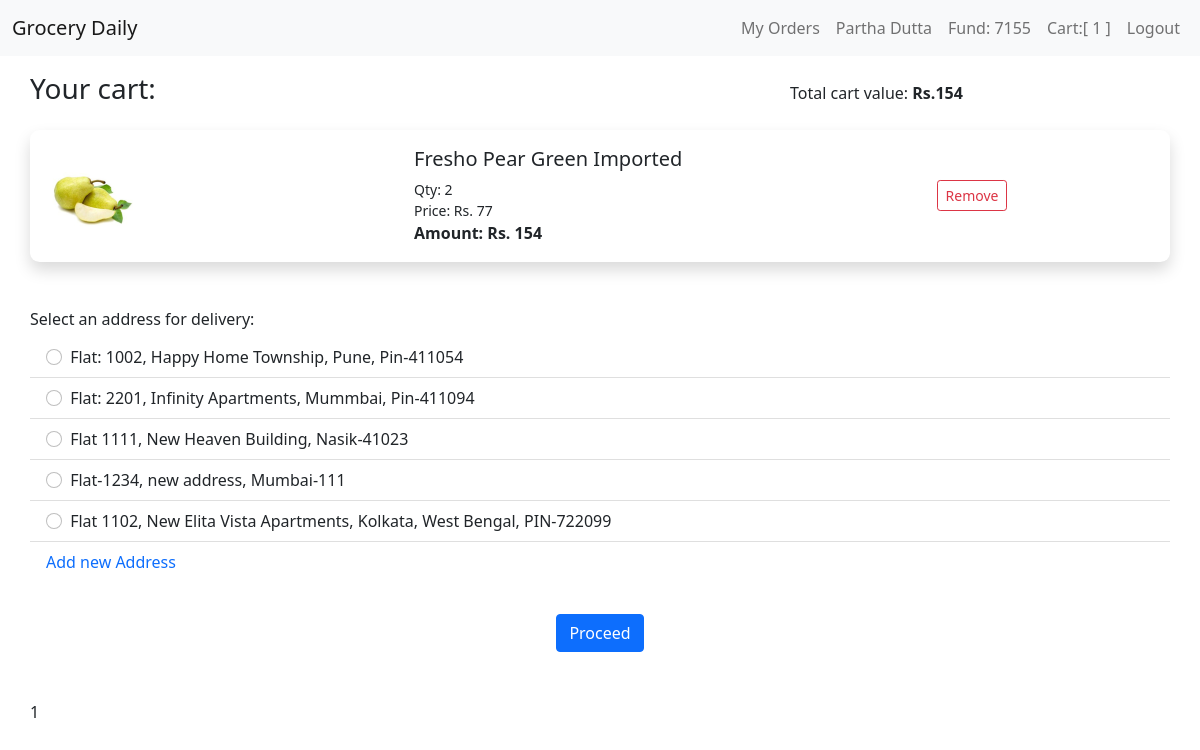
Page /cart (signed in) on the committed database.
### tables this page shows
CREATE TABLE users (user_id INTEGER PRIMARY KEY AUTOINCREMENT NOT NULL, name TEXT NOT NULL, email TEXT NOT NULL, phone INTEGER NOT NULL, hash TEXT NOT NULL, cash NUMERIC DEFAULT 0.00);

CREATE TABLE products (product_id INTEGER PRIMARY KEY AUTOINCREMENT NOT NULL, category TEXT NOT NULL, product_name TEXT NOT NULL, desc TEXT NOT NULL, image TEXT, price INTEGER NOT NULL, discount NUMERIC DEFAULT 0.00);

### app.py (the view)
@app.route("/cart", methods=["GET", "POST"])
@login_required
def cart():
    user_id = session["user_id"]
    user_data = db.execute("SELECT * FROM users WHERE user_id = ?;", user_id)
    address = db.execute("SELECT address FROM address WHERE user_id= ?", f'{user_id}')
    address = address[0]['address']
    address = json.loads( address )
    cart = db.execute("SELECT cart_items FROM carts WHERE user_id = ?;", f'{user_id}')
    cart = cart[0]['cart_items']
    cart = json.loads( cart )
    for i in cart:
        prod = db.execute("SELECT * FROM products WHERE product_id = ?;", i["product_id"])
        i["product_name"] = prod[0]["product_name"]
        i["price"] = prod[0]["price"]
        i["image"] = prod[0]["image"]
        i["desc"] = prod[0]["desc"]
        i["amount"] = int(prod[0]["price"]) * int(i["qty"])
    return render_template("cart.html", cart=cart, user_data=user_data, address=address)

### app.py (called while the page is built)
@app.after_request
def after_request(response):
    response.headers["Cache-Control"] = "no-cache, no-store, must-revalidate"
    response.headers["Expires"] = 0
    response.headers["Pragma"] = "no-cache"
    return response

def login_required(f):
    @wraps(f)
    def decorated_function(*args, **kwargs):
        if session.get("user_id") is None:
            return redirect("/login")
        return f(*args, **kwargs)
    return decorated_function

### templates/cart.html (shortened to what this page needs)
{% extends "layout.html" %}
{% block user %}
    {{ user_data[0]["name"] }}
{% endblock %}
{% block fund %}
    Fund: {{ user_data[0]["cash"] }}
{% endblock %}
{% block cart %}
    {{ cart|length }}
{% endblock %}
{% block main %}
    <div>
        <div class="container gx-0 mb-3 mt-3" id="cart_top">
            <div class="row gx-0 justify-content-between align-items-center">
                <div class="col-lg-4 col-7">
                    <h3>Your cart:</h3>
                </div>
                <div class="col-lg-4 col-5">
                    Total cart value: <strong>Rs.<a id="total_amount"></strong></a>
                </div>
            </div>
        </div>
        {% for i in cart %}
            <div class="container shadow bg-body mt-3 mb-3" style="border-radius:0.6rem">
                <div class="row gx-0 py-3 mb-3 align-items-center">
                    <div class="col-lg-4 col-4">
                        <image alt="image" src={{ i["image"] }}></image>
                    </div>
                    <div class="col-lg-4 col-4">
                        <div class="row">
                            <h5>{{ i["product_name"] }}</h5>
                        </div>
                        <div class="row">
                            <small>Qty: {{ i["qty"] }}</small>
                        </div>
                        <div class="row">
                            <small>Price: Rs. {{ i["price"] }}</small>
                        </div>
                        <div class="row">
                            <strong id="{{ i['product_id']}}+_amount">Amount: Rs. {{ i["amount"] }}</strong>
                        </div>
                    </div>
                    <div class="col-lg-4 col-4 d-grid justify-content-around">
                        <form action="/remove_from_cart" method="post">
                            <button class="btn btn-outline-danger btn-sm">Remove</button>
                        </form>
                    </div>
                </div>
            </div>
        {% endfor %}
    </div>
    <div class="container gx-0 mb- mt-5" id="address_list">
        <div class="col">
            <h6>Select an address for delivery:</h6>
        </div>
        <div class="row">
            <ul class="list-group-flush">
                {% for i in address %}
                <li class="list-group-item">
                  <input class="col-2 form-check-input me-1" required type="radio" name="listGroupRadio" id="firstRadio" onclick="select_address({{ i }})">
                  <label class="col-10 form-check-label" id="address_tag" for="firstRadio"> {{ i['address'] }} </label>
                </li>
                {% endfor %}
                <a class="nav-link" href="/add_address">Add new Address</a>
        </div>
        <div class="col-lg-12 col-12 mt-3 mb-5 d-grid justify-content-center" >
            <form action="/summary" method="post">
                <button id="proceed_button" class="btn btn-primary" type="submit">
                    Proceed
                </button>
            </form>
        </div>
        {{ cart|length }}
    </div>
{% endblock %}

### static/style.css (style rules this page uses)
img { display: block; height: 100px; align-items: center; }

### rows in the picture
users: name "Partha Dutta", cash "7155"
products: image (picture), product_name "Fresho Pear Green Imported", qty "2", price "77", amount "154"

### other values in the picture
{{ cart|length }} "1"
{{ i['address'] }} "Flat: 1002, Happy Home Township, Pune, Pin-411054" "Flat: 2201, Infinity Apartments, Mummbai, Pin-411094" "Flat 1111, New Heaven Building, Nasik-41023" "Flat-1234, new address, Mumbai-111" "Flat 1102, New Elita Vista Apartments, Kolkata, West Bengal, PIN-722099"
